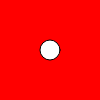
Frame 1 (no input)
Frame 60 (no input): identical to frame 1, image omitted
Frame 120 (the mouse pressed at the canvas centre since frame 60): identical to frame 1, image omitted

The p5.js sketch that drew this single still picture (run headless with seeded random() and noise() and a simulated clock; from frame 60 on, the mouse is pressed at the canvas centre):

// p5.js sketch
// ── sketch.js
let x, y;
let colores = ["black","red","green","orange","purple"];
let color = "red";

function setup() {
  createCanvas(100,100);
  frameRate(3000);
  background(160);
  x = width / 2;
  y = height / 2;
  circle(x,y,20)
}

function draw() {
  background(color);
  circle(x,y,20);
}

function keyPressed() {
  if(keyCode === LEFT_ARROW){
    if(x>10){
      x -=5;
    }
  }else if(keyCode === RIGHT_ARROW){
    if(x < width-10){
      x+=5;
    }
  }else if(keyCode === UP_ARROW){
    if(y > 10){
      y-=5;
    }
  }else if(keyCode === DOWN_ARROW){
    if(y < height-10){
      y+=5;
    }
  }else if(key === "c"){
    x = width / 2
    y = height / 2
  }else{
    if(key >= "1" && key <= "5"){
      color = colores[key-1];
      background(color);
    }else{
      color = "gray";
    }
  }
}
